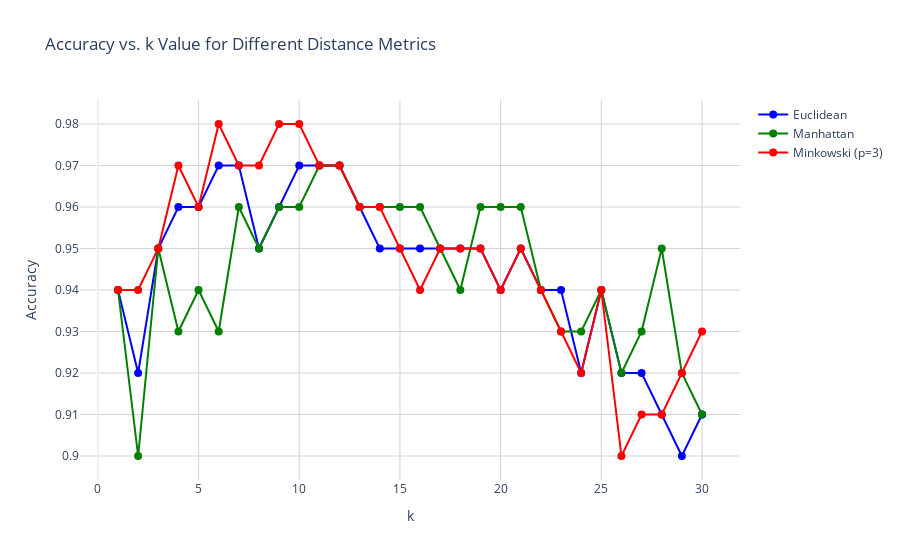

The notebook cell this image was saved under:
### Markdown cell above
In the above KNN execution we used the default metric i.e, Euclidean.

Now lets use all these metrics Euclidean, Minkowaski and Mahattena. 

Lets also plot all the output from these results in a single graph to help us better visualize.

### Code cell
k_values = range(1, 31)

euclidean_accuracies = []
manhattan_accuracies = []
minkowski_accuracies = []

for k in k_values:
    # Euclidean
    knn_euclidean = KNeighborsClassifier(n_neighbors=k, metric='euclidean')
    scores_euclidean = cross_val_score(knn_euclidean, X, y, cv=5, scoring='accuracy')
    euclidean_accuracies.append(scores_euclidean.mean())

    # Manhattan
    knn_manhattan = KNeighborsClassifier(n_neighbors=k, metric='manhattan')
    scores_manhattan = cross_val_score(knn_manhattan, X, y, cv=5, scoring='accuracy')
    manhattan_accuracies.append(scores_manhattan.mean())

    # Minkowski using P more than 2
    #https://www.datacamp.com/tutorial/minkowski-distance
    knn_minkowski = KNeighborsClassifier(n_neighbors=k, metric='minkowski', p=3)
    scores_minkowski = cross_val_score(knn_minkowski, X, y, cv=5, scoring='accuracy')
    minkowski_accuracies.append(scores_minkowski.mean())


fig = go.Figure()

fig.add_trace(
    go.Scatter(
        x=list(k_values),
        y=euclidean_accuracies,
        mode='lines+markers',
        name='Euclidean',
        line=dict(color='blue', width=2),
        marker=dict(size=8, color='blue')
    )
)

fig.add_trace(
    go.Scatter(
        x=list(k_values),
        y=manhattan_accuracies,
        mode='lines+markers',
        name='Manhattan',
        line=dict(color='green', width=2),
        marker=dict(size=8, color='green')
    )
)

fig.add_trace(
    go.Scatter(
        x=list(k_values),
        y=minkowski_accuracies,
        mode='lines+markers',
        name='Minkowski (p=3)',
        line=dict(color='red', width=2),
        marker=dict(size=8, color='red')
    )
)

fig.update_layout(
    title='Accuracy vs. k Value for Different Distance Metrics',
    xaxis_title='k',
    yaxis_title='Accuracy',
    template='plotly_white',
    hovermode='x unified',
    showlegend=True
)

fig.update_xaxes(showgrid=True, gridwidth=1, gridcolor='lightgray')
fig.update_yaxes(showgrid=True, gridwidth=1, gridcolor='lightgray')

fig.show()

### Figure 1 — Plotly figure (JSON) as saved in the notebook; plotly's stock layout.template omitted (floating-point values rounded to 4 significant figures)
{"data": [{"line": {"color": "blue", "width": 2}, "marker": {"color": "blue", "size": 8}, "mode": "lines+markers", "name": "Euclidean", "type": "scatter", "x": [1, 2, 3, 4, 5, 6, 7, 8, 9, 10, 11, 12, 13, 14, 15, 16, 17, 18, 19, 20, 21, 22, 23, 24, 25, 26, 27, 28, 29, 30], "y": [0.94, 0.92, 0.95, 0.96, 0.96, 0.97, 0.97, 0.95, 0.96, 0.97, 0.97, 0.97, 0.96, 0.95, 0.95, 0.95, 0.95, 0.95, 0.95, 0.94, 0.95, 0.94, 0.94, 0.92, 0.94, 0.92, 0.92, 0.91, 0.9, 0.91]}, {"line": {"color": "green", "width": 2}, "marker": {"color": "green", "size": 8}, "mode": "lines+markers", "name": "Manhattan", "type": "scatter", "x": [1, 2, 3, 4, 5, 6, 7, 8, 9, 10, 11, 12, 13, 14, 15, 16, 17, 18, 19, 20, 21, 22, 23, 24, 25, 26, 27, 28, 29, 30], "y": [0.94, 0.9, 0.95, 0.93, 0.94, 0.93, 0.96, 0.95, 0.96, 0.96, 0.97, 0.97, 0.96, 0.96, 0.96, 0.96, 0.95, 0.94, 0.96, 0.96, 0.96, 0.94, 0.93, 0.93, 0.94, 0.92, 0.93, 0.95, 0.92, 0.91]}, {"line": {"color": "red", "width": 2}, "marker": {"color": "red", "size": 8}, "mode": "lines+markers", "name": "Minkowski (p=3)", "type": "scatter", "x": [1, 2, 3, 4, 5, 6, 7, 8, 9, 10, 11, 12, 13, 14, 15, 16, 17, 18, 19, 20, 21, 22, 23, 24, 25, 26, 27, 28, 29, 30], "y": [0.94, 0.94, 0.95, 0.97, 0.96, 0.98, 0.97, 0.97, 0.98, 0.98, 0.97, 0.97, 0.96, 0.96, 0.95, 0.94, 0.95, 0.95, 0.95, 0.94, 0.95, 0.94, 0.93, 0.92, 0.94, 0.9, 0.91, 0.91, 0.92, 0.93]}], "layout": {"hovermode": "x unified", "showlegend": true, "title": {"text": "Accuracy vs. k Value for Different Distance Metrics"}, "xaxis": {"gridcolor": "lightgray", "gridwidth": 1, "showgrid": true, "title": {"text": "k"}}, "yaxis": {"gridcolor": "lightgray", "gridwidth": 1, "showgrid": true, "title": {"text": "Accuracy"}}}}
